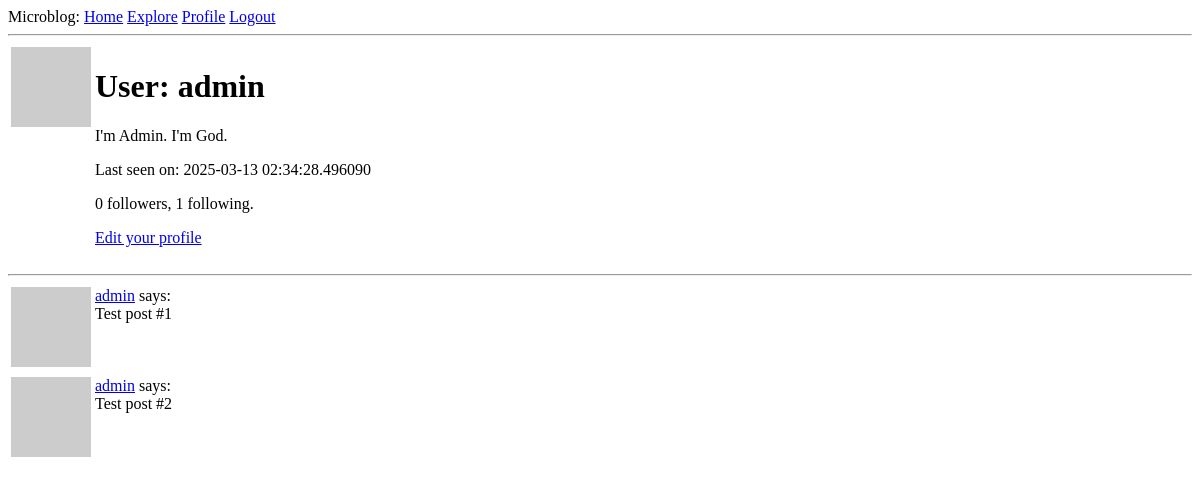
/user/admin (signed in), run on an earlier commit of the app's database.
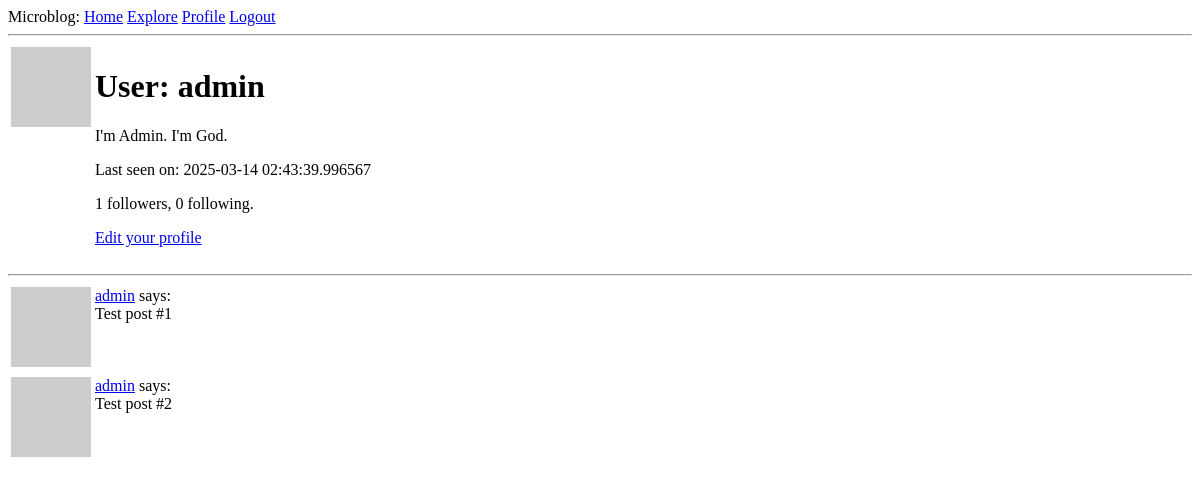
And on a later commit of the database.
### app/models.py (models this page shows, shortened)
class User(UserMixin, db.Model):
    id: so.Mapped[int] = so.mapped_column(primary_key=True)
    username: so.Mapped[str] = so.mapped_column(sa.String(64), index=True,unique=True)
    email: so.Mapped[str] = so.mapped_column(sa.String(120), index=True, unique=True)
    password_hash: so.Mapped[Optional[str]] = so.mapped_column(sa.String(256))
    about_me: so.Mapped[Optional[str]] = so.mapped_column(sa.String(140))
    last_seen: so.Mapped[Optional[datetime]] = so.mapped_column(
        default=lambda:datetime.now(timezone.utc)
    )
    posts: so.WriteOnlyMapped['Post'] = so.relationship(back_populates='author')
    following: so.WriteOnlyMapped['User'] = so.relationship(
        secondary=followers, primaryjoin=(followers.c.follower_id == id),
        secondaryjoin=(followers.c.followed_id == id),
        back_populates='followers'
    )
    followers: so.WriteOnlyMapped['User'] = so.relationship(
        secondary=followers, primaryjoin=(followers.c.followed_id == id),
        secondaryjoin=(followers.c.follower_id == id),
        back_populates='following'
    )
    def avatar(self, size):
        digest = md5(self.email.lower().encode('utf-8')).hexdigest()
        return f'https://www.gravatar.com/avatar/{digest}?d=identicon&s={size}'
    def followers_count(self):
        query = sa.select(sa.func.count()).select_from(
            self.followers.select().subquery()
        )
        return db.session.scalar(query)
    def following_count(self):
        query = sa.select(sa.func.count()).select_from(
            self.following.select().subquery()
        )
        return db.session.scalar(query)

### app/routes.py (the view)
@app.route('/user/<username>')
@login_required
def user(username):
    user = db.first_or_404(sa.select(User).where(User.username == username))
    posts = [
        {'author': user, 'body': 'Test post #1'},
        {'author': user, 'body': 'Test post #2'}
    ]
    form = EmptyForm()
    return render_template('user.html', user=user, posts=posts, form=form)

### app/models.py (called while the page is built)
@login.user_loader
def load_user(id):
    return db.session.get(User, int(id))

### app/routes.py (called while the page is built)
@app.before_request
def before_request():
    if current_user.is_authenticated:
        current_user.last_seen = datetime.now(timezone.utc)
        db.session.commit()

### app/templates/user.html (shortened to what this page needs)
{% extends "base.html" %}
{% block content %}
    <table>
      <tr valign="top">
        <td><img src="{{ user.avatar(128) }}"></td>
        <td>
            <h1>User: {{ user.username }}</h1>
            {% if user.about_me %}<p>{{ user.about_me }}</p>{% endif %}
            {% if user.last_seen %}<p>Last seen on: {{ user.last_seen }}</p>{% endif %}
            <p>{{ user.followers_count() }} followers, {{ user.following_count() }} following.</p>
            {% if user == current_user %}
                <p><a href="{{ url_for('edit_profile') }}">Edit your profile</a></p>
            {% endif %}
        </td>
      </tr>
    </table>
    <hr>
    {% for post in posts %}
      {% include '_post.html' %}
    {% endfor %}
{% endblock %}

### app/templates/_post.html
<table>
    <tr valign="top">
        <td><img src="{{ post.author.avatar(36) }}"></td>
        <td>
            <a href="{{ url_for('user', username=post.author.username) }}">{{ post.author.username }}</a>
            says:<br>{{ post.body }}
        </td>
    </tr>
</table>

What changed in the data, as far as the page shows it:
changed User "admin": last_seen "2025-03-13 02:34:28.496090" → "2025-03-14 02:43:39.996567"
Also different on the page:
{{ user.followers_count() }}: "0" → "1"
{{ user.following_count() }}: "1" → "0"
